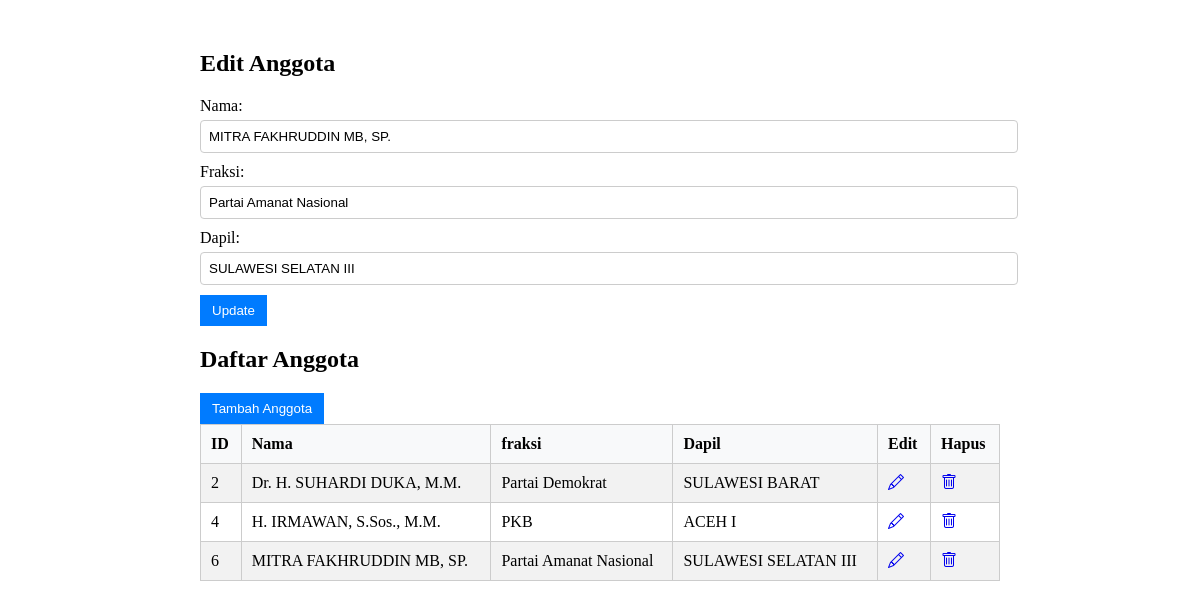
The app's page /?action=edit&id=6 with its own data.
### tables this page shows
CREATE TABLE `nama_anggota` (
  `id` int(11) NOT NULL,
  `nama` varchar(255) NOT NULL,
  `fraksi` varchar(255) NOT NULL,
  `dapil` varchar(255) NOT NULL
);

### DatabaseConnection.php (called while the page is built, shortened)
<?php
class DatabaseConnection
{
    protected static ?PDO $connection = null;
    public static function connect(): PDO
    {
        try {
            if (!self::$connection) {
                $host = 'localhost';
                $dbname = 'dpr';
                $username = 'root';
                $password = '';
                $dsn = "mysql:host=$host;dbname=$dbname";
                self::$connection = new PDO($dsn, $username, $password);
                self::$connection->setAttribute(PDO::ATTR_ERRMODE, PDO::ERRMODE_EXCEPTION);
            }
            return self::$connection;
        } catch (PDOException $e) {
            echo 'Connection failed: ' . $e->getMessage();
            die();
        }
    }
}

### index.php (the view, shortened to what this page needs)
<?php
require_once 'DatabaseConnection.php';
class AnggotaCRUD
{
    private PDO $connection;
    public function __construct()
    {
        $this->connection = DatabaseConnection::connect();
    }
    public function displayAnggota()
{
    $stmt = $this->connection->prepare("SELECT * FROM nama_anggota");
    $stmt->execute();
    $result = $stmt->fetchAll(PDO::FETCH_ASSOC);
    echo '<h2>Daftar Anggota</h2>';
    echo '<a href="?action=add" class="btn btn-primary mb-3"><button type="submit" class="btn-submit">Tambah Anggota</button></a>';
    echo '<table class="table">';
    echo '<tr><th>ID</th><th>Nama</th><th>fraksi</th><th>Dapil</th><th>Edit</th><th>Hapus</th></tr>';
    foreach ($result as $row) {
        echo '<tr>';
        echo '<td>' . $row['id'] . '</td>';
        echo '<td>' . $row['nama'] . '</td>';
        echo '<td>' . $row['fraksi'] . '</td>';
        echo '<td>' . $row['dapil'] . '</td>';
        echo '<td><a href="?action=edit&id=' . $row['id'] . '"><i class="bi bi-pencil"></i></a></td>';
        echo '<td><a href="?action=delete&id=' . $row['id'] . '"><i class="bi bi-trash"></i></a></td>';
        echo '</tr>';
    }
    echo '</table>';
}
    public function getAnggotaById($id)
    {
        $stmt = $this->connection->prepare("SELECT * FROM nama_anggota WHERE id = :id");
        $stmt->bindParam(':id', $id);
        $stmt->execute();
        return $stmt->fetch(PDO::FETCH_ASSOC);
    }
    public function displayEditForm($id)
    {
        $anggota = $this->getAnggotaById($id);
        echo '<form action="" method="POST">';
        echo '<div class="form-group">
                  <label for="nama" class="form-label">Nama:</label>
                  <input type="text" id="nama" name="nama" class="form-control" value="' . $anggota['nama'] . '" required>
              </div>';
        echo '<div class="form-group">
                  <label for="fraksi" class="form-label">Fraksi:</label>
                  <input type="text" id="fraksi" name="fraksi" class="form-control" value="' . $anggota['fraksi'] . '" required>
              </div>';
        echo '<div class="form-group">
                  <label for="dapil" class="form-label">Dapil:</label>
                  <input type="text" id="dapil" name="dapil" class="form-control" value="' . $anggota['dapil'] . '" required>
              </div>';
        echo '<button type="submit" class="btn-submit">Update</button>';
        echo '</form>';
    }
}
?>
<!DOCTYPE html>
<html lang="en">
<head>
    <link rel="stylesheet" href="style.css">
    <link href="https://cdn.jsdelivr.net/npm/bootstrap-icons@1.11.3/font/bootstrap-icons.css" rel="stylesheet">
</head>
<body>
    <div class="container">
        <?php
        $anggotaCRUD = new AnggotaCRUD();
        if (isset($_GET['action']) && $_GET['action'] === 'edit' && isset($_GET['id'])) {
            echo '<h2>Edit Anggota</h2>';
            $anggotaCRUD->displayEditForm($_GET['id']);
        }
        ?>
        <?php
        $anggotaCRUD->displayAnggota();
        ?>
    </div>
</body>
</html>

### style.css (style rules this page uses)
.container { margin-top: 50px; max-width: 800px; margin-left: auto; margin-right: auto; }
.form-group { margin-bottom: 10px; }
.form-label { display: block; margin-bottom: 5px; }
.form-control { width: 100%; padding: 8px; border: 1px solid #ccc; border-radius: 4px; }
.btn-submit { padding: 8px 12px; background-color: #007bff; color: #fff; border: none; cursor: pointer; }
.table { width: 100%; border-collapse: collapse; }
.table th, .table td { padding: 10px; border: 1px solid #ccc; }
.table th { background-color: #f8f9fa; font-weight: bold; text-align: left; }
.table tr:nth-child(even) { background-color: #f2f2f2; }

### records on screen
nama_anggota: nama "MITRA FAKHRUDDIN MB, SP.", fraksi "Partai Amanat Nasional", dapil "SULAWESI SELATAN III", id "6"
nama_anggota: id "2", nama "Dr. H. SUHARDI DUKA, M.M.", fraksi "Partai Demokrat", dapil "SULAWESI BARAT"
nama_anggota: id "4", nama "H. IRMAWAN, S.Sos., M.M.", fraksi "PKB", dapil "ACEH I"
